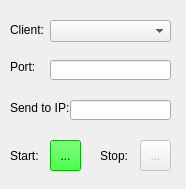
<?xml version="1.0" encoding="UTF-8"?>
<ui version="4.0">
 <class>ClientWidget</class>
 <widget class="QWidget" name="ClientWidget">
  <property name="geometry">
   <rect>
    <x>0</x>
    <y>0</y>
    <width>186</width>
    <height>189</height>
   </rect>
  </property>
  <property name="minimumSize">
   <size>
    <width>186</width>
    <height>189</height>
   </size>
  </property>
  <property name="maximumSize">
   <size>
    <width>186</width>
    <height>189</height>
   </size>
  </property>
  <property name="windowTitle">
   <string>Client</string>
  </property>
  <widget class="QLabel" name="label">
   <property name="geometry">
    <rect>
     <x>10</x>
     <y>19</y>
     <width>41</width>
     <height>21</height>
    </rect>
   </property>
   <property name="text">
    <string>Client:</string>
   </property>
  </widget>
  <widget class="QComboBox" name="deviceComboBox">
   <property name="geometry">
    <rect>
     <x>50</x>
     <y>20</y>
     <width>121</width>
     <height>22</height>
    </rect>
   </property>
  </widget>
  <widget class="QLabel" name="label_4">
   <property name="geometry">
    <rect>
     <x>10</x>
     <y>60</y>
     <width>46</width>
     <height>13</height>
    </rect>
   </property>
   <property name="text">
    <string>Port:</string>
   </property>
  </widget>
  <widget class="QLineEdit" name="portLineEdit">
   <property name="geometry">
    <rect>
     <x>50</x>
     <y>60</y>
     <width>121</width>
     <height>20</height>
    </rect>
   </property>
  </widget>
  <widget class="QLabel" name="label_2">
   <property name="geometry">
    <rect>
     <x>10</x>
     <y>100</y>
     <width>61</width>
     <height>16</height>
    </rect>
   </property>
   <property name="text">
    <string>Send to IP:</string>
   </property>
  </widget>
  <widget class="QLineEdit" name="IPLineEdit">
   <property name="geometry">
    <rect>
     <x>70</x>
     <y>100</y>
     <width>101</width>
     <height>20</height>
    </rect>
   </property>
   <property name="text">
    <string/>
   </property>
  </widget>
  <widget class="QLabel" name="label_3">
   <property name="geometry">
    <rect>
     <x>10</x>
     <y>140</y>
     <width>31</width>
     <height>31</height>
    </rect>
   </property>
   <property name="text">
    <string>Start:</string>
   </property>
  </widget>
  <widget class="QToolButton" name="playButton">
   <property name="enabled">
    <bool>true</bool>
   </property>
   <property name="geometry">
    <rect>
     <x>50</x>
     <y>140</y>
     <width>31</width>
     <height>31</height>
    </rect>
   </property>
   <property name="palette">
    <palette>
     <active>
      <colorrole role="WindowText">
       <brush brushstyle="SolidPattern">
        <color alpha="255">
         <red>0</red>
         <green>0</green>
         <blue>0</blue>
        </color>
       </brush>
      </colorrole>
      <colorrole role="Button">
       <brush brushstyle="SolidPattern">
        <color alpha="255">
         <red>0</red>
         <green>255</green>
         <blue>0</blue>
        </color>
       </brush>
      </colorrole>
      <colorrole role="Light">
       <brush brushstyle="SolidPattern">
        <color alpha="255">
         <red>127</red>
         <green>255</green>
         <blue>127</blue>
        </color>
       </brush>
      </colorrole>
      <colorrole role="Midlight">
       <brush brushstyle="SolidPattern">
        <color alpha="255">
         <red>63</red>
         <green>255</green>
         <blue>63</blue>
        </color>
       </brush>
      </colorrole>
      <colorrole role="Dark">
       <brush brushstyle="SolidPattern">
        <color alpha="255">
         <red>0</red>
         <green>127</green>
         <blue>0</blue>
        </color>
       </brush>
      </colorrole>
      <colorrole role="Mid">
       <brush brushstyle="SolidPattern">
        <color alpha="255">
         <red>0</red>
         <green>170</green>
         <blue>0</blue>
        </color>
       </brush>
      </colorrole>
      <colorrole role="Text">
       <brush brushstyle="SolidPattern">
        <color alpha="255">
         <red>0</red>
         <green>0</green>
         <blue>0</blue>
        </color>
       </brush>
      </colorrole>
      <colorrole role="BrightText">
       <brush brushstyle="SolidPattern">
        <color alpha="255">
         <red>255</red>
         <green>255</green>
         <blue>255</blue>
        </color>
       </brush>
      </colorrole>
      <colorrole role="ButtonText">
       <brush brushstyle="SolidPattern">
        <color alpha="255">
         <red>0</red>
         <green>0</green>
         <blue>0</blue>
        </color>
       </brush>
      </colorrole>
      <colorrole role="Base">
       <brush brushstyle="SolidPattern">
        <color alpha="255">
         <red>0</red>
         <green>255</green>
         <blue>0</blue>
        </color>
       </brush>
      </colorrole>
      <colorrole role="Window">
       <brush brushstyle="SolidPattern">
        <color alpha="255">
         <red>0</red>
         <green>255</green>
         <blue>0</blue>
        </color>
       </brush>
      </colorrole>
      <colorrole role="Shadow">
       <brush brushstyle="SolidPattern">
        <color alpha="255">
         <red>0</red>
         <green>0</green>
         <blue>0</blue>
        </color>
       </brush>
      </colorrole>
      <colorrole role="AlternateBase">
       <brush brushstyle="SolidPattern">
        <color alpha="255">
         <red>127</red>
         <green>255</green>
         <blue>127</blue>
        </color>
       </brush>
      </colorrole>
      <colorrole role="ToolTipBase">
       <brush brushstyle="SolidPattern">
        <color alpha="255">
         <red>255</red>
         <green>255</green>
         <blue>220</blue>
        </color>
       </brush>
      </colorrole>
      <colorrole role="ToolTipText">
       <brush brushstyle="SolidPattern">
        <color alpha="255">
         <red>0</red>
         <green>0</green>
         <blue>0</blue>
        </color>
       </brush>
      </colorrole>
     </active>
     <inactive>
      <colorrole role="WindowText">
       <brush brushstyle="SolidPattern">
        <color alpha="255">
         <red>0</red>
         <green>0</green>
         <blue>0</blue>
        </color>
       </brush>
      </colorrole>
      <colorrole role="Button">
       <brush brushstyle="SolidPattern">
        <color alpha="255">
         <red>0</red>
         <green>255</green>
         <blue>0</blue>
        </color>
       </brush>
      </colorrole>
      <colorrole role="Light">
       <brush brushstyle="SolidPattern">
        <color alpha="255">
         <red>127</red>
         <green>255</green>
         <blue>127</blue>
        </color>
       </brush>
      </colorrole>
      <colorrole role="Midlight">
       <brush brushstyle="SolidPattern">
        <color alpha="255">
         <red>63</red>
         <green>255</green>
         <blue>63</blue>
        </color>
       </brush>
      </colorrole>
      <colorrole role="Dark">
       <brush brushstyle="SolidPattern">
        <color alpha="255">
         <red>0</red>
         <green>127</green>
         <blue>0</blue>
        </color>
       </brush>
      </colorrole>
      <colorrole role="Mid">
       <brush brushstyle="SolidPattern">
        <color alpha="255">
         <red>0</red>
         <green>170</green>
         <blue>0</blue>
        </color>
       </brush>
      </colorrole>
      <colorrole role="Text">
       <brush brushstyle="SolidPattern">
        <color alpha="255">
         <red>0</red>
         <green>0</green>
         <blue>0</blue>
        </color>
       </brush>
      </colorrole>
      <colorrole role="BrightText">
       <brush brushstyle="SolidPattern">
        <color alpha="255">
         <red>255</red>
         <green>255</green>
         <blue>255</blue>
        </color>
       </brush>
      </colorrole>
      <colorrole role="ButtonText">
       <brush brushstyle="SolidPattern">
        <color alpha="255">
         <red>0</red>
         <green>0</green>
         <blue>0</blue>
        </color>
       </brush>
      </colorrole>
      <colorrole role="Base">
       <brush brushstyle="SolidPattern">
        <color alpha="255">
         <red>0</red>
         <green>255</green>
         <blue>0</blue>
        </color>
       </brush>
      </colorrole>
      <colorrole role="Window">
       <brush brushstyle="SolidPattern">
        <color alpha="255">
         <red>0</red>
         <green>255</green>
         <blue>0</blue>
        </color>
       </brush>
      </colorrole>
      <colorrole role="Shadow">
       <brush brushstyle="SolidPattern">
        <color alpha="255">
         <red>0</red>
         <green>0</green>
         <blue>0</blue>
        </color>
       </brush>
      </colorrole>
      <colorrole role="AlternateBase">
       <brush brushstyle="SolidPattern">
        <color alpha="255">
         <red>127</red>
         <green>255</green>
         <blue>127</blue>
        </color>
       </brush>
      </colorrole>
      <colorrole role="ToolTipBase">
       <brush brushstyle="SolidPattern">
        <color alpha="255">
         <red>255</red>
         <green>255</green>
         <blue>220</blue>
        </color>
       </brush>
      </colorrole>
      <colorrole role="ToolTipText">
       <brush brushstyle="SolidPattern">
        <color alpha="255">
         <red>0</red>
         <green>0</green>
         <blue>0</blue>
        </color>
       </brush>
      </colorrole>
     </inactive>
     <disabled>
      <colorrole role="WindowText">
       <brush brushstyle="SolidPattern">
        <color alpha="255">
         <red>0</red>
         <green>127</green>
         <blue>0</blue>
        </color>
       </brush>
      </colorrole>
      <colorrole role="Button">
       <brush brushstyle="SolidPattern">
        <color alpha="255">
         <red>0</red>
         <green>255</green>
         <blue>0</blue>
        </color>
       </brush>
      </colorrole>
      <colorrole role="Light">
       <brush brushstyle="SolidPattern">
        <color alpha="255">
         <red>127</red>
         <green>255</green>
         <blue>127</blue>
        </color>
       </brush>
      </colorrole>
      <colorrole role="Midlight">
       <brush brushstyle="SolidPattern">
        <color alpha="255">
         <red>63</red>
         <green>255</green>
         <blue>63</blue>
        </color>
       </brush>
      </colorrole>
      <colorrole role="Dark">
       <brush brushstyle="SolidPattern">
        <color alpha="255">
         <red>0</red>
         <green>127</green>
         <blue>0</blue>
        </color>
       </brush>
      </colorrole>
      <colorrole role="Mid">
       <brush brushstyle="SolidPattern">
        <color alpha="255">
         <red>0</red>
         <green>170</green>
         <blue>0</blue>
        </color>
       </brush>
      </colorrole>
      <colorrole role="Text">
       <brush brushstyle="SolidPattern">
        <color alpha="255">
         <red>0</red>
         <green>127</green>
         <blue>0</blue>
        </color>
       </brush>
      </colorrole>
      <colorrole role="BrightText">
       <brush brushstyle="SolidPattern">
        <color alpha="255">
         <red>255</red>
         <green>255</green>
         <blue>255</blue>
        </color>
       </brush>
      </colorrole>
      <colorrole role="ButtonText">
       <brush brushstyle="SolidPattern">
        <color alpha="255">
         <red>0</red>
         <green>127</green>
         <blue>0</blue>
        </color>
       </brush>
      </colorrole>
      <colorrole role="Base">
       <brush brushstyle="SolidPattern">
        <color alpha="255">
         <red>0</red>
         <green>255</green>
         <blue>0</blue>
        </color>
       </brush>
      </colorrole>
      <colorrole role="Window">
       <brush brushstyle="SolidPattern">
        <color alpha="255">
         <red>0</red>
         <green>255</green>
         <blue>0</blue>
        </color>
       </brush>
      </colorrole>
      <colorrole role="Shadow">
       <brush brushstyle="SolidPattern">
        <color alpha="255">
         <red>0</red>
         <green>0</green>
         <blue>0</blue>
        </color>
       </brush>
      </colorrole>
      <colorrole role="AlternateBase">
       <brush brushstyle="SolidPattern">
        <color alpha="255">
         <red>0</red>
         <green>255</green>
         <blue>0</blue>
        </color>
       </brush>
      </colorrole>
      <colorrole role="ToolTipBase">
       <brush brushstyle="SolidPattern">
        <color alpha="255">
         <red>255</red>
         <green>255</green>
         <blue>220</blue>
        </color>
       </brush>
      </colorrole>
      <colorrole role="ToolTipText">
       <brush brushstyle="SolidPattern">
        <color alpha="255">
         <red>0</red>
         <green>0</green>
         <blue>0</blue>
        </color>
       </brush>
      </colorrole>
     </disabled>
    </palette>
   </property>
   <property name="text">
    <string>...</string>
   </property>
   <property name="icon">
    <iconset resource="mediastreamerdx.qrc">
     <normaloff>:/MediaStreamerDX/resources/start.png</normaloff>:/MediaStreamerDX/resources/start.png</iconset>
   </property>
  </widget>
  <widget class="QLabel" name="label_5">
   <property name="geometry">
    <rect>
     <x>100</x>
     <y>140</y>
     <width>31</width>
     <height>31</height>
    </rect>
   </property>
   <property name="text">
    <string>Stop:</string>
   </property>
  </widget>
  <widget class="QToolButton" name="stopButton">
   <property name="enabled">
    <bool>false</bool>
   </property>
   <property name="geometry">
    <rect>
     <x>140</x>
     <y>140</y>
     <width>31</width>
     <height>31</height>
    </rect>
   </property>
   <property name="text">
    <string>...</string>
   </property>
   <property name="icon">
    <iconset resource="mediastreamerdx.qrc">
     <normaloff>:/MediaStreamerDX/resources/stop.png</normaloff>:/MediaStreamerDX/resources/stop.png</iconset>
   </property>
   <property name="iconSize">
    <size>
     <width>32</width>
     <height>16</height>
    </size>
   </property>
  </widget>
 </widget>
 <resources>
  <include location="mediastreamerdx.qrc"/>
 </resources>
 <connections/>
</ui>
